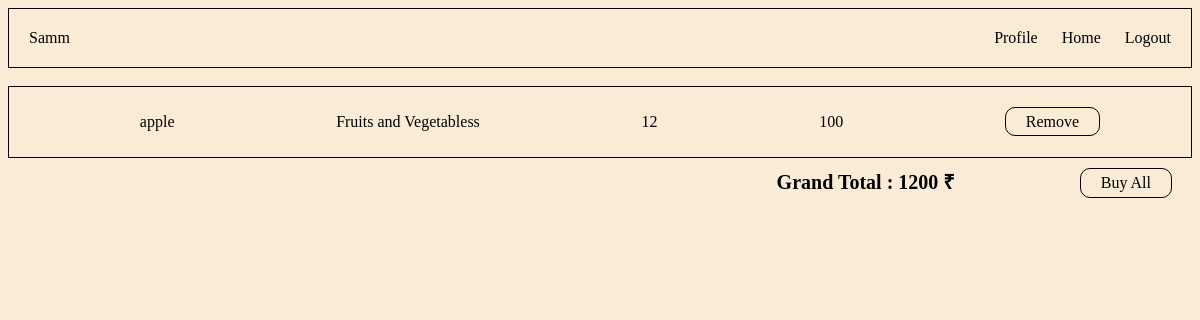
/cart (signed in), run on the app's committed database.
### groce/model.py (models this page shows, shortened)
class User(db.Model, UserMixin):
    u_id = db.Column(db.Integer, primary_key = True)
    first_name = db.Column(db.String, nullable = False)
    last_name = db.Column(db.String)
    mobile_number = db.Column(db.String(10), unique = True)
    Email_id = db.Column(db.String)
    user_name = db.Column(db.String, unique = True, nullable = False)
    password = db.Column(db.String, unique = True, nullable = False)
    carts = db.relationship('Addcart',backref = 'user')

class Addcart(db.Model):
    cart_id = db.Column(db.Integer, primary_key = True)
    user_id = db.Column(db.Integer, db.ForeignKey("user.u_id"))
    product_id = db.Column(db.Integer, db.ForeignKey('product.p_id'))
    cart_quntity = db.Column(db.Integer, nullable = False)
    cart_price = db.Column(db.Integer, nullable = False)
    cart_total = db.Column(db.Integer, nullable = False)
    productn = db.Column(db.Integer, nullable = False)
    categoryn  = db.Column(db.Integer, nullable = False)

### groce/routes.py (the view)
@app.route('/cart')
@login_required
def cart_item():
    cart = Addcart.query.filter_by(user_id = current_user.u_id).all()
    sum = 0
    for s in cart:
        sum = sum +s.cart_total
    return render_template('cart_item.html', carts = cart, username = current_user.first_name, total = sum)

### groce/model.py (called while the page is built)
@login_manager.user_loader
def load_user(u_id):
    return User.query.get(int(u_id))

### groce/templates/cart_item.html (shortened to what this page needs)
<!DOCTYPE html>
<html lang="en">
<head>
</head>
<body>
    <div class = "header">
        <div>
        {{username}}
        </div>
        <div>
        <a href="/profile" type="button" style="margin-left: 250px;">Profile </a>
        <a href="/user_dashboard" type="button"> Home</a>
        <a href="/userlogout" type="button"> Logout</a>
    </div>
    </div><br>
    <div class="cart">
        {% if  not carts %}
        No product cart till now
        {% else %}
        {% for cart in carts %}
        <ul>
        <li>
        {{cart.productn}}
    </li>
    <li>
        {{cart.categoryn}}
    </li>
    <li>
        {{cart.cart_quntity}}
    </li>
    <li>
        {{cart.cart_price}}
    </li>
    <li class="cartButton">
        <a href="/cart/{{ cart.cart_id }}/delete" type="button">Remove</a>
    </li>
</ul>
        {% endfor %}
        {% endif %}
    </div>
    <div class="grandTotal">
        <span class="total">Grand Total : {{total}} ₹ </span>
        <a href="/buy" type="button" style="margin-left: 125px;">Buy All</a>
    </div>
</body>
</html>

### groce/templates/cart_item.html (style rules this page uses)
body { background-color: antiquewhite; }
.header { display: flex; justify-content: space-between; padding: 20px; border: 1px solid black; }
.header a { margin-left: 20px; text-decoration: none; color: black; }
.cart { border: 1px solid black; padding: 10px; }
.cart ul { display: flex; justify-content: space-around; }
.cart li { list-style: none; }
.grandTotal { display: flex; justify-content: right; margin-top: 10px; margin-right:20px ; }
.cartButton a { text-decoration: none; color: black; border: 1px solid black; padding: 5px 20px; border-radius: 10px; }
.grandTotal a { text-decoration: none; color: black; border: 1px solid black; padding: 5px 20px; border-radius: 10px; }
.total { font-size: 20px; font-weight: 600; }

### data on the page
User: first_name "Samm"
Addcart: productn "apple", categoryn "Fruits and Vegetabless", cart_quntity "12", cart_price "100"

### other printed values
{{ total }} "1200"
